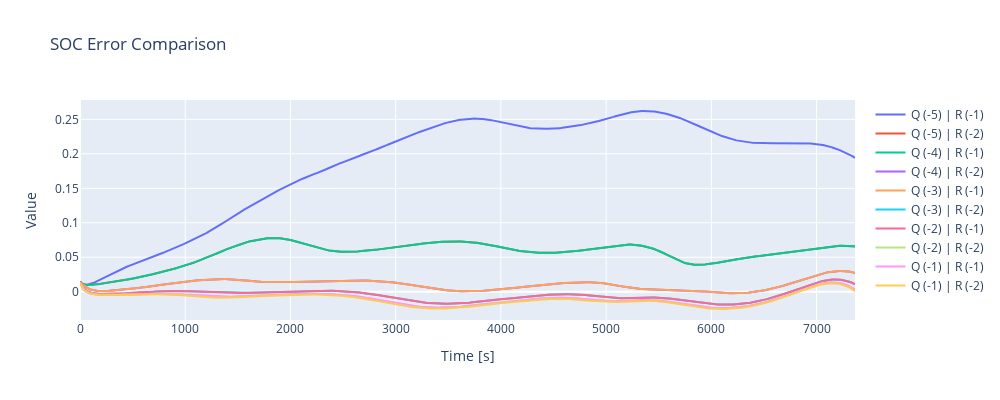

The notebook cell saved with this chart:
### Markdown cell above
#### Assessing impact of process noise covariance on SOC error
Dependence of KFs on initializations is a drawback in implementation as it introduces bias to these parameters rather than generalized to input signals. <br>
Let's look at how just changing covariances for process and signal noise alone can change the output of these estimates via assessing its SOC error (true-estimated).

### Code cell
soc_errs = []

soc_true = SOCEstimator.KF_true(
    P_initial=np.array([[1e0]]), # initial error covariance; affects starting point for P
    Q=np.array([[1e-4]]), # process noise covariance; affects P_pred > K > P_new ( how much the actual state of system can deviate from predicted state due to unmodeled influences or inherent randomness in system )
    R=np.array([[1e-2]]) # measurement noise covariance; affects K ( how much noise is expected in observed data )
)

for Q_factor in range(-5,0):
    for R_factor in [-1, -2]:
        soc_by_extCCV = SOCEstimator.extKF_CCVSOC(
            P_initial=np.array([[1e0]]), # initial error covariance; affects starting point for P
            Q=np.array([[1*10**Q_factor]]), # process noise covariance; affects P_pred > K > P_new ( how much the actual state of system can deviate from predicted state due to unmodeled influences or inherent randomness in system )
            R=np.array([[1*10**R_factor]]) # measurement noise covariance; affects K ( how much noise is expected in observed data )
        )
        soc_err_data = [a - b for a, b in zip(soc_true["data"], soc_by_extCCV["data"])]
        soc_errs.append({
            'label': f"Q ({Q_factor}) | R ({R_factor})",
            'data': soc_err_data
        })


create_single_fig_line_plot(soc_errs, PyBAMM_DS.data.time, "SOC Error Comparison")

### Figure 1 — Plotly figure (JSON) as saved in the notebook; plotly's stock layout.template omitted (floating-point values rounded to 4 significant figures; data arrays with more than 128 entries replaced by an {"elided": "..."} marker saying what was removed)
{"data": [{"mode": "lines", "name": "Q (-5) | R (-1)", "type": "scatter", "x": {"elided": "738 float values"}, "y": {"elided": "738 float values"}}, {"mode": "lines", "name": "Q (-5) | R (-2)", "type": "scatter", "x": {"elided": "738 float values"}, "y": {"elided": "738 float values"}}, {"mode": "lines", "name": "Q (-4) | R (-1)", "type": "scatter", "x": {"elided": "738 float values"}, "y": {"elided": "738 float values"}}, {"mode": "lines", "name": "Q (-4) | R (-2)", "type": "scatter", "x": {"elided": "738 float values"}, "y": {"elided": "738 float values"}}, {"mode": "lines", "name": "Q (-3) | R (-1)", "type": "scatter", "x": {"elided": "738 float values"}, "y": {"elided": "738 float values"}}, {"mode": "lines", "name": "Q (-3) | R (-2)", "type": "scatter", "x": {"elided": "738 float values"}, "y": {"elided": "738 float values"}}, {"mode": "lines", "name": "Q (-2) | R (-1)", "type": "scatter", "x": {"elided": "738 float values"}, "y": {"elided": "738 float values"}}, {"mode": "lines", "name": "Q (-2) | R (-2)", "type": "scatter", "x": {"elided": "738 float values"}, "y": {"elided": "738 float values"}}, {"mode": "lines", "name": "Q (-1) | R (-1)", "type": "scatter", "x": {"elided": "738 float values"}, "y": {"elided": "738 float values"}}, {"mode": "lines", "name": "Q (-1) | R (-2)", "type": "scatter", "x": {"elided": "738 float values"}, "y": {"elided": "738 float values"}}], "layout": {"height": 400, "showlegend": true, "title": {"text": "SOC Error Comparison"}, "width": 1000, "xaxis": {"title": {"text": "Time [s]"}}, "yaxis": {"title": {"text": "Value"}}}}
